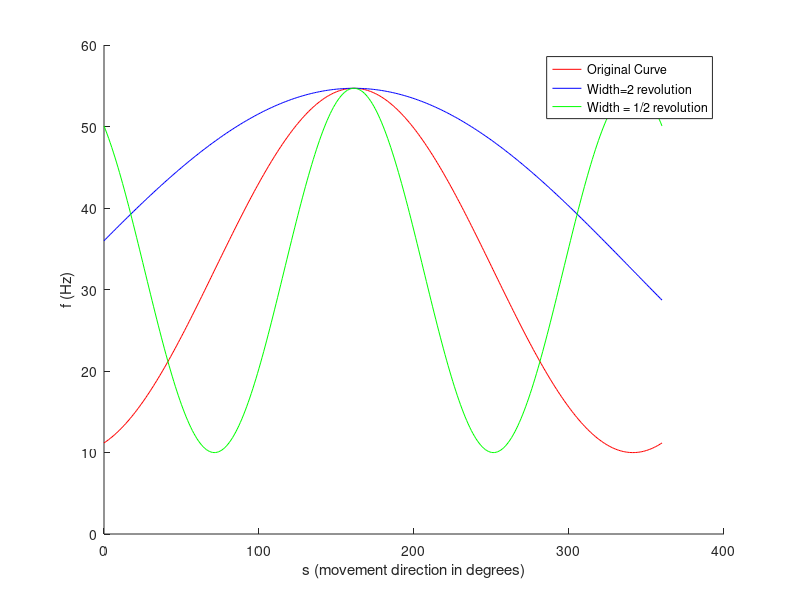

The MATLAB script that drew this image:
%this is the reproduction of 1.6B from the book


%tuning curve x values
ss = 0:1:360;

%tuning curve parameter values
r0 = 32.34;
s_max = 161.25;
r_max = 54.69;

%function to generate tuning curve
ff = @(xx,width) r0 + (r_max - r0)*cosd((xx-s_max)/width);

%varying widths
width1 = 1;
width2 = 2;
width3 = 0.5;

figure
hold on
plot(ss,ff(ss,width1),'r-');
plot(ss,ff(ss,width2),'b-');
plot(ss,ff(ss,width3),'g-');
legend('Original Curve',...
    'Width=2 revolution',...
    'Width = 1/2 revolution');
hold off
xlabel('s (movement direction in degrees)');
ylabel('f (Hz)');
